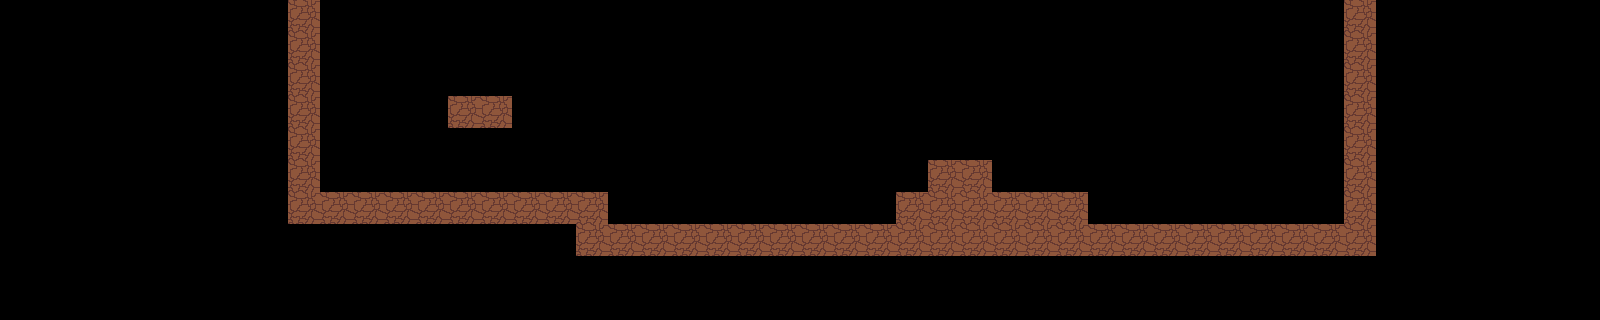

The image is a tile-based game level rendered from a .tmx file. Its description and source (layers, tilesets, objects; grid data summarised) follow:
An orthogonal 50x10 tile map with 32x32 px tiles, 1 tile layer (Tile Layer 1).

<map version="1.0" orientation="orthogonal" renderorder="right-down" width="50" height="10" tilewidth="32" tileheight="32" nextobjectid="1">
 <tileset firstgid="1" name="Tiles" tilewidth="32" tileheight="32">
  <image source="platformer_32_mini_3.png" width="160" height="288" />
  <tile id="11">
   <properties>
    <property name="blocked" value="" />
   </properties>
  </tile>
 </tileset>
 <layer name="Tile Layer 1" width="50" height="10">
  <data>[500 cells, 58 non-empty, 1 distinct tile ids]</data>
 </layer>
</map>
